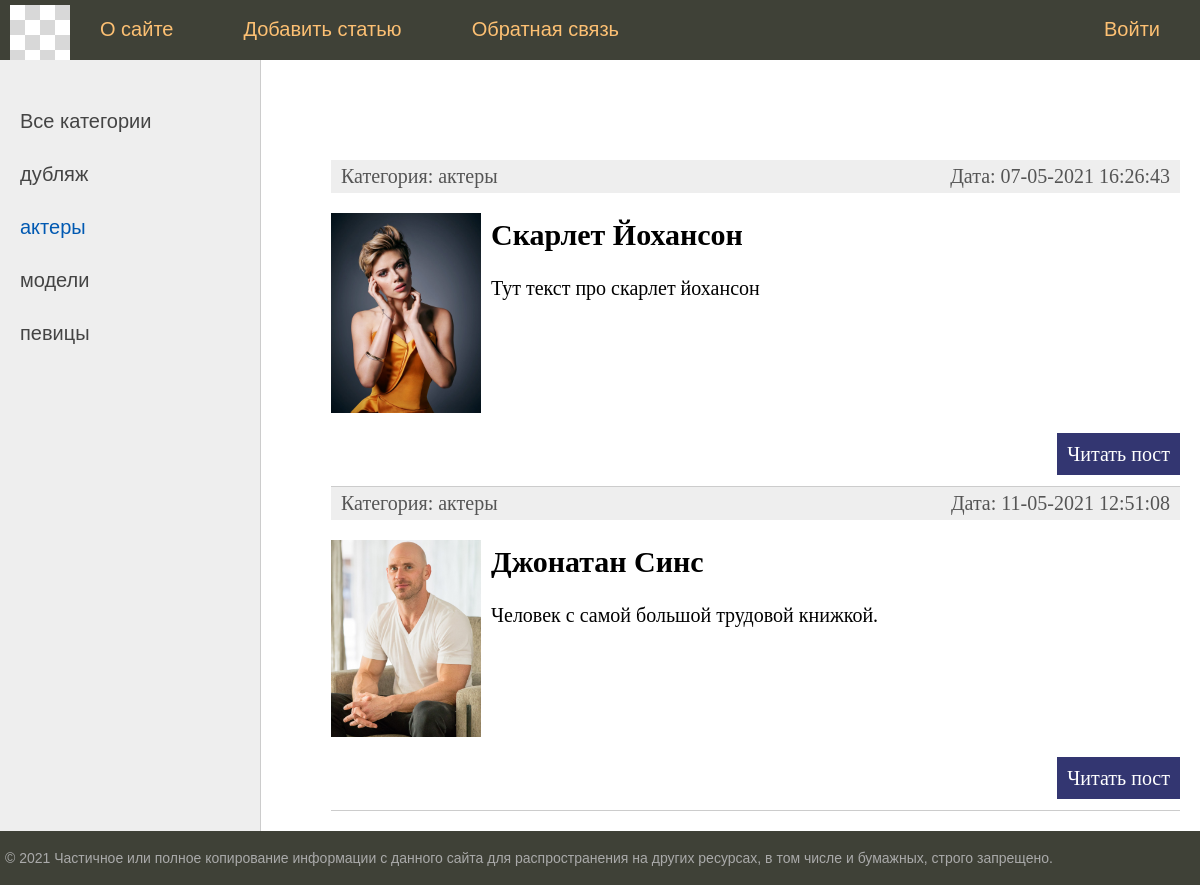
/category/aktery (signed in), run on the app's committed database.
### substation/models.py (models this page shows, shortened)
class Category(models.Model):
    name = models.CharField(max_length=255, db_index=True, verbose_name="Категория")
    slug = models.SlugField(max_length=255, unique=True, db_index=True, verbose_name="URL")
    def __str__(self):
        return self.name
    def get_absolute_url(self):
        return reverse('category', kwargs={'cat_slug': self.slug})
    class Meta:
        verbose_name = 'Категория'
        verbose_name_plural = 'Категории'
        ordering = ['id', 'name']

class Testing(models.Model):
    title = models.CharField(max_length=255, verbose_name='Заголовок')
    slug = models.SlugField(max_length=255, unique=True, db_index=True, verbose_name="URL")
    content = models.TextField(blank=True)
    photo = models.ImageField(upload_to="photos/%y/%m/%d/", verbose_name='Фотография')
    time_create = models.DateTimeField(auto_now_add=True, verbose_name='Время создания')
    time_update = models.DateTimeField(auto_now=True, verbose_name='Время обновления')
    is_published = models.BooleanField(default=True, verbose_name='Опубликовано')
    cat = models.ForeignKey('Category', on_delete=models.PROTECT, null=True, verbose_name='Категория')
    def get_absolute_url(self):
        return reverse('post', kwargs={'post_slug': self.slug})
    class Meta:
        verbose_name = 'Известные женщины'
        verbose_name_plural = 'Известные женщины'
        ordering = ['time_create', 'title']

### substation/views.py (the view)
# urls.py: path('category/<slug:cat_slug>', TestingCategory.as_view(), name="category")
class TestingCategory(DataMixin, ListView):
    model = Testing
    template_name = 'substation/index.html'
    context_object_name = 'posts'
    allow_empty = False
    def get_context_data(self, *, object_list=None, **kwargs):
        context = super().get_context_data(**kwargs)
        c_def = self.get_user_context(title='Категория - ' + str(context['posts'][0].cat), cat_selected=context['posts'][0].cat_id)
        context = dict(list(context.items()) + list(c_def.items()))
        return context
    def get_queryset(self):
        return Testing.objects.filter(cat__slug=self.kwargs['cat_slug'], is_published=True)

### substation/utils.py (called while the page is built)
    def get_user_context(self, **kwargs):
        context = kwargs
        cats = Category.objects.all()
        user_menu = menu.copy()
        if not self.request.user.is_authenticated:
            user_menu.pop(1)
        context['menu'] = user_menu
        context['cats'] = cats
        if 'cat_selected' not in context:
            context['cat_selected'] = 0
        return context

### templates/substation/index.html (shortened to what this page needs)
{% extends 'substation/base.html' %}
{% block content %}
<ul class="list-articles">
	{% for p in posts %}
        <li>
            <div class="article-panel">
                <p class="first">Категория: {{ p.cat }}</p>
                <p class="last">Дата: {{ p.time_update|date:"d-m-Y H:i:s" }}</p>
            </div>
        {% if p.photo %}
            <p><img class="img-article-left thumb" src="{{ p.photo.url }}"></p>
        {% endif %}
        <h2>{{p.title}}</h2>
	{% autoescape on %}
	{{p.content|linebreaks|truncatewords:50}}
	{% endautoescape %}
			<p class="link-read-post"><a href="{{ p.get_absolute_url }}">Читать пост</a></p>
        </li>
	{% endfor %}
</ul>
{% endblock %}

### templates/substation/base.html (shortened to what this page needs)
{% load static %}
{% load testing_tags %}
<!DOCTYPE html>
<html>
<head>
	<link type="text/css" href="{% static 'substation/css/styles.css' %}" rel="stylesheet" />
</head>
<body>
<table class="table-page" border=0 cellpadding="0" cellspacing="0">
<tr><td valign=top>
<div class="header">
    <ul id="mainmenu" class="mainmenu">
    <li class="logo"><a href="{% url 'home' %}"><div class="logo"></div></a></li>
        {% block mainmenu %}
        {% for m in menu %}
            {% if not forloop.last %}
                    <li><a href="{% url m.url_name %}">{{m.title}}</a></li>
            {% else %}
                    <li class="last"><a href="{% url m.url_name %}">{{m.title}}</a></li>
            {% endif %}
        {% endfor %}
        {% endblock mainmenu %}
    </ul>
</div>
<table class="table-content" border=0 cellpadding="0" cellspacing="0">
<tr>
	<td valign="top" class="left-chapters">
	<ul id="leftchapters">
        {% if cat_selected == 0 %}
            <li class="selected">Все категории</li>
        {% else%}
            <li class="selected"><a href="{% url 'home' %}">Все категории</a></li>
        {% endif %}
        {% for c in cats %}
            {% if c.pk == cat_selected %}
                <li class="selected">{{ c.name }}</li>
            {% else %}
                <li><a href="{{ c.get_absolute_url }}">{{ c.name }}</a></li>
            {% endif %}
        {% endfor %}
	</ul>
</td>
<td valign="top" class="content">
	<div class="content-text">
{% block content %}
{% endblock %}
	</div>
</td></tr></table>
</td></tr>
<tr><td valign=top>
	<div id="footer">
		<p>&copy; 2021 Частичное или полное копирование информации с данного сайта для распространения на других ресурсах, в том числе и бумажных, строго запрещено.</p>
	</div>
</td></tr></table>
</body>
</html>

### substation/static/substation/css/styles.css (style rules this page uses)
html, body { font-family: 'Arial'; margin: 0; padding: 0; height: 100%; width: 100%; color: #444; }
a { color: #0059b2; text-decoration: none; }
img { max-width: 600px; height: auto; }
img.img-article-left { max-width: 300px; height: auto; float: left; padding: 0 10px 10px 0; }
img.img-article-left.thumb { max-width: 150px; height: auto; }
p.link-read-post { text-align: right; }
p.link-read-post a { padding: 10px; min-width: 100px; background: #333671; color: #fff; text-decoration: none; }
div.article-panel { background: #eee; padding: 5px 10px 5px 10px; box-sizing: border-box; overflow: hidden; color: #555; }
div.article-panel p.first { margin: 0; float: left; }
div.article-panel p.last { margin: 0; float: right; }
ul.list-articles { list-style: none; margin: 0; padding: 0; }
ul.list-articles li { border-bottom: 1px solid #ccc; }
.table-page { width: 100%; height: 100%; vertical-align: top; }
.table-page tr { height: 100%; }
.header { background: #3F4137; height: 60px; }
.logo { background: url('../images/logo.png') no-repeat 10px 5px; width: 70px; height: 60px; }
ul.mainmenu { list-style: none; margin: 0; padding: 0; height: 60px; color: #fdc073; font-size: 20px; overflow: hidden; }
ul.mainmenu li { float: left; margin: 18px 40px 0 30px; }
ul.mainmenu li.logo { margin: 0; }
ul.mainmenu li.last { float: right; }
ul.mainmenu li a { color: #fdc073; text-decoration: none; }
.table-content { width: 100%; min-height: 100%; height: 100%; }
.left-chapters { margin: 0; background: #eee; border-right: 1px solid #ccc; min-height: 100%; }
.left-chapters ul { width: 230px; min-height: 100%; margin: 0; padding: 20px 10px 10px 20px; list-style: none; font-size: 20px; }
.left-chapters ul li { margin: 30px 0 0 0; color: #999; }
.left-chapters ul li.selected { color: #0059b2; }
.left-chapters ul li a { color: #444; text-decoration: none; }
.content { padding: 40px 20px 20px 40px; width: 100%; box-sizing: border-box; }
.content-text { margin: 60px 0 0 30px; color: #000; font-size: 20px; font-family: Yandex Sans Display Light; }
#footer { box-sizing: border-box; background: #3F4137; padding: 5px; color: #aaa; font-size: 14px; font-family: Verdana, Geneva, Arial, Helvetica; text-align: left; overflow: hidden; }

### data on the page
Category: name "дубляж"
Category: name "актеры"
Category: name "модели"
Category: name "певицы"
Testing: cat "актеры", time_update "07-05-2021 16:26:43", photo (picture), title "Скарлет Йохансон", content "Тут текст про скарлет йохансон"
Testing: cat "актеры", time_update "11-05-2021 12:51:08", photo (picture), title "Джонатан Синс", content "Человек с самой большой трудовой книжкой."

### other printed values
{{ m.title }} "О сайте" "Добавить статью" "Обратная связь"
{{ m.title }} "Войти"
